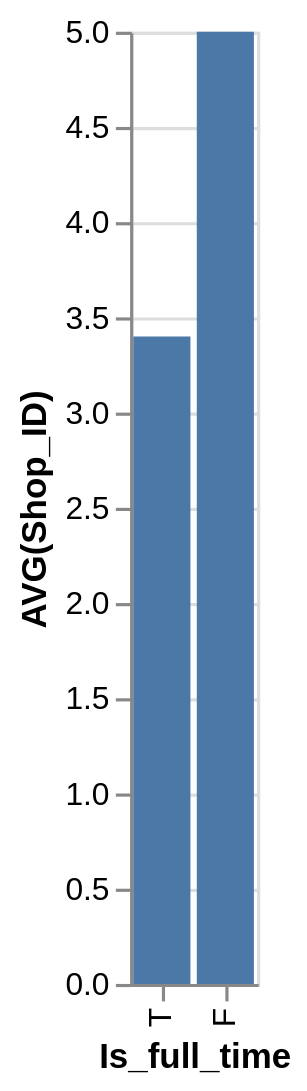

Write the Vega-Lite specification saved for this chart.
### Vega-Lite specification from a JSON file in a GitHub repository (floating-point values rounded to 4 significant figures)
{"data": {"values": [{"x_data": "F", "y_data": 5}, {"x_data": "T", "y_data": 3.4}]}, "mark": "bar", "encoding": {"x": {"field": "x_data", "type": "nominal", "title": "Is_full_time", "sort": {"op": "sum", "field": "y_data", "order": "ascending"}}, "y": {"field": "y_data", "type": "quantitative", "title": "AVG(Shop_ID)"}}}
